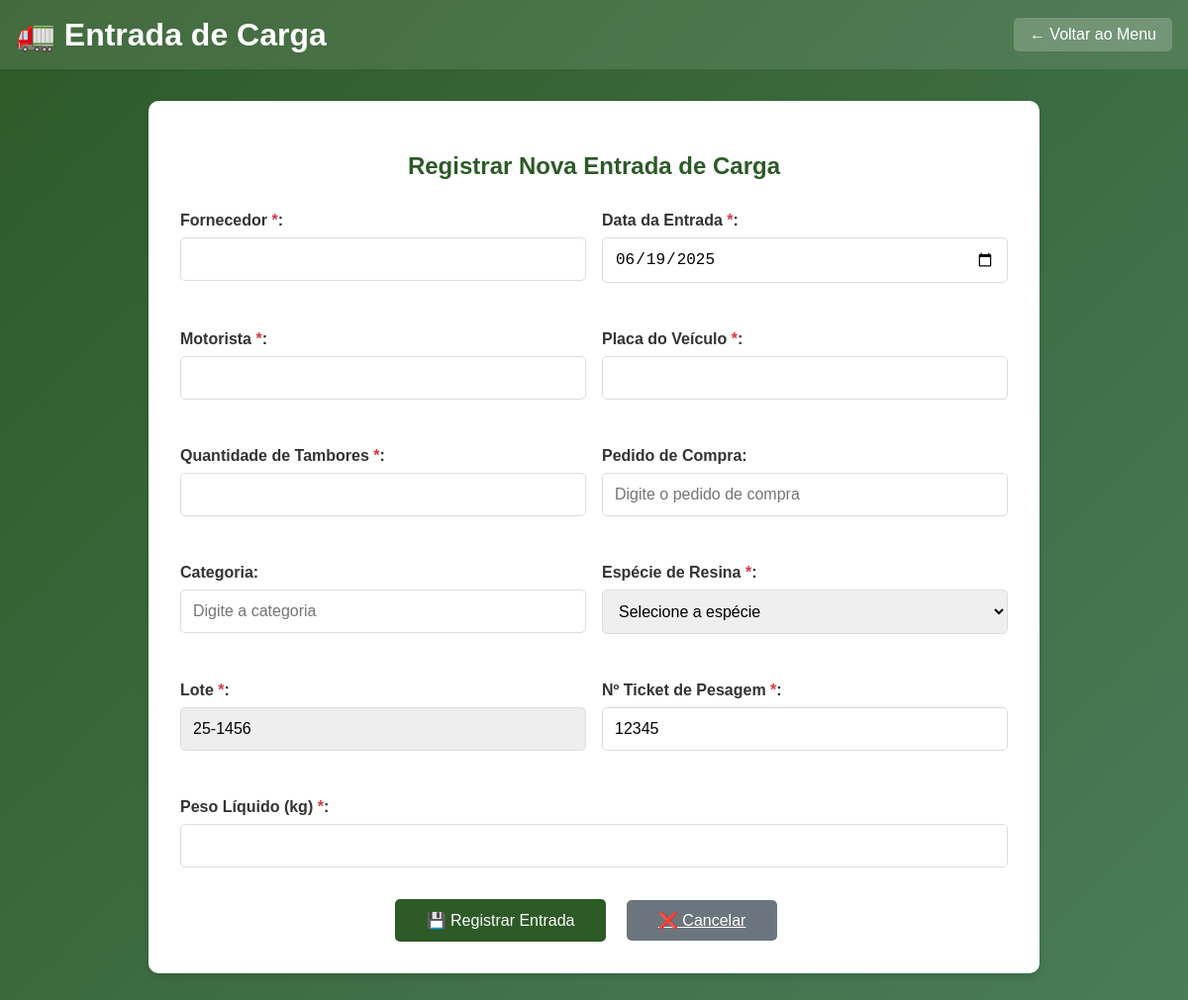
/entrada-carga/4 (signed in), run on an earlier commit of the app's database.
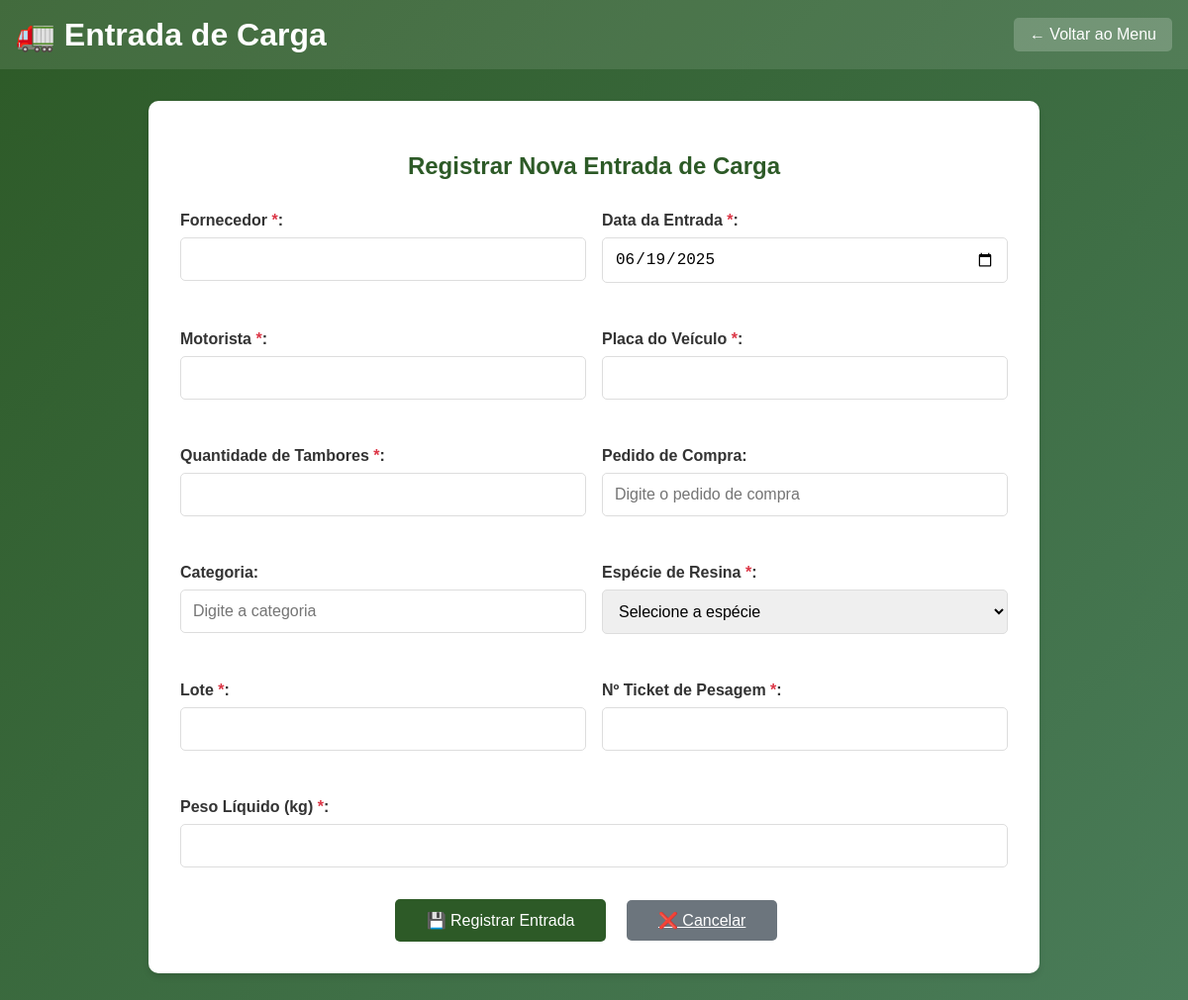
And on a later commit of the database.
### tables this page shows
CREATE TABLE entradas_carga (id INTEGER PRIMARY KEY AUTOINCREMENT, fornecedor TEXT, data_entrada TEXT, motorista TEXT, placa TEXT, quantidade_tambores INTEGER, pedido_compra TEXT, categoria TEXT, especie_resina TEXT, lote TEXT UNIQUE, ticket_pesagem TEXT UNIQUE, peso_liquido REAL, data_registro TEXT, usuario_registro TEXT);

### app.py (the view, shortened to what this page needs)
@app.route('/entrada-carga', methods=['GET', 'POST'])
@app.route('/entrada-carga/<int:id>', methods=['GET', 'POST'])
def entrada_carga(id=None):
    if 'logged_in' not in session or not session['logged_in']:
        flash('🔒 Você precisa fazer login primeiro!', 'error')
        return redirect(url_for('login'))
    conn = sqlite3.connect(DB_PATH)
    cursor = conn.cursor()
    entrada = None
    if id:
        cursor.execute('SELECT * FROM entradas_carga WHERE id=?', (id,))
        row = cursor.fetchone()
        colunas = [desc[0] for desc in cursor.description]
        entrada = dict(zip(colunas, row)) if row else None
    conn.close()
    return render_template('entrada_carga.html', entrada=entrada, editar=bool(id))

### templates/entrada_carga.html (shortened to what the changed rows need)
<!DOCTYPE html>
<html lang="pt-BR">
<head>
</head>
<body>
    <div class="header">
        <h1>🚛 Entrada de Carga</h1>
    </div>
    <div class="container">
        <div class="form-container">
            <h2 class="form-title">Registrar Nova Entrada de Carga</h2>
            <form method="POST">
                <div class="form-row">
                    <div class="form-group">
                        <label for="lote">Lote <span class="required">*</span>:</label>
                        {% if editar and entrada %}
                        <input type="text" id="lote" name="lote" value="{{ entrada.lote }}" required readonly
                            style="background:#eee;">
                        {% else %}
                        <input type="text" id="lote" name="lote" value="{{ entrada.lote if entrada else '' }}" required>
                        {% endif %}
                    </div>
                    <div class="form-group">
                        <label for="ticket_pesagem">Nº Ticket de Pesagem <span class="required">*</span>:</label>
                        <input type="text" id="ticket_pesagem" name="ticket_pesagem"
                            value="{{ entrada.ticket_pesagem if entrada else '' }}" required>
                    </div>
                </div>
            </form>
        </div>
    </div>
</body>
</html>

What changed in the data, as far as the page shows it:
removed entradas_carga: lote "25-1456", ticket_pesagem "12345"
